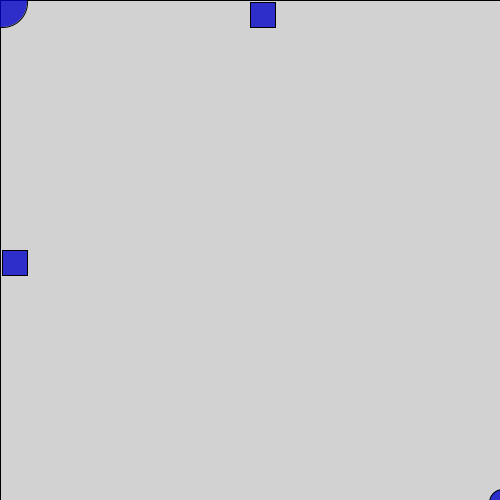
Frame 1 (no input)
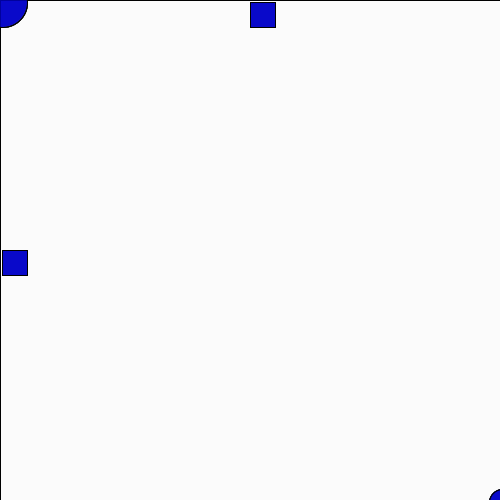
Frame 60 (the mouse pressed at the canvas centre just before this capture)
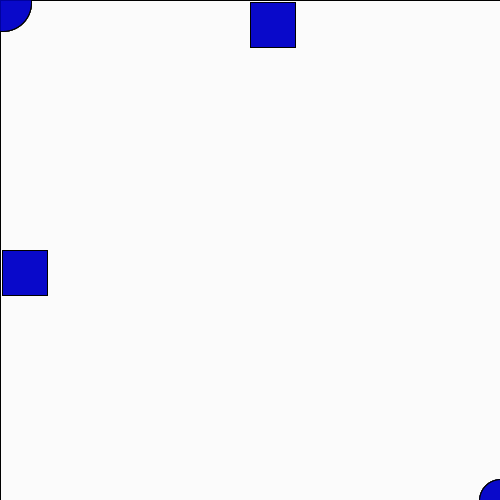
Frame 120 (the mouse held since frame 60 and released just before this capture)

The Processing sketch that drew these frames (run headless with seeded random() and noise(); from frame 60 on, the mouse is pressed at the canvas centre):

// Processing sketch: struzzieryhelena_LATE_1703_344069_part_2
// ── struzzieryhelena_LATE_1703_344069_part_2.pde
// Quiz Part 2: Moving Shapes Pattern
// Fill in the missing code to create a moving pattern

// Position variables
float x;
float y;
float xspeed;
float yspeed;
float size1;
float size2;

void setup() {
  // Create a 500x500 canvas
  size(500, 500); // 1/1

  // Initialize all variables
  x = width/2;
  y = height/2;
  xspeed = 5; // Choose a number between 1-5
  yspeed = 5; // Choose a number between 1-5
  size1 = 50;
  size2 = 25;
  // 1/1
}

void draw() {
  // Create motion blur effect with transparent background
  fill(255, 30);
  // Draw a rectangle the size of the entire canvas using width and height
  rect(0, 0, 500, 500); // .5/1 wanted you to use height and width variables

  // Update positions using speed variables
  x = 2;
  y = 2;
  // 0/2 need to update using something like x = x + xspeed or x += xspeed

  // Wrap positions using modulo
  x = x % width;
  y = y % height;

  // Create colors based on position
  // Use x and y variables to set R and G values for the fill
  fill(x/2, y/2, 200, 200); // 1/1

  // Draw pattern of shapes
  circle(x, y, size1);
  circle(width+x, height+y, size2);
  square(x, height/2, size2);
  square(width/2, y, size2);
}

void mousePressed() {
  // Move shapes to mouse position
  x = mouseX;
  y = mouseY;

  // Give sizes new random values between 10 and 100
  size1 = random(20, 80);
  size2 = random(30, 90); // should be random(10, 100)
  
  // Give speed new random values between 1 and 5
  xspeed = random(2); 
  yspeed = random(2);  // should be random (1, 5)
  // 2.5/4
}

// TOTAL: 6/10, 12/20
